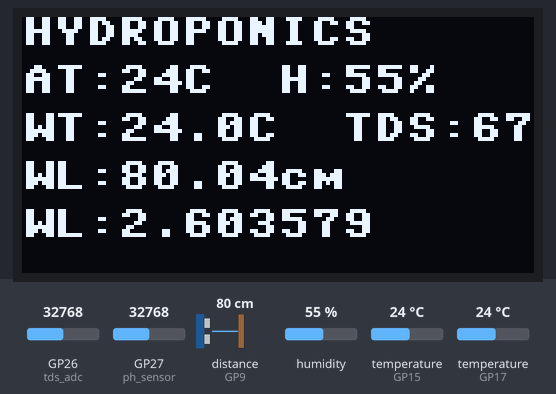
Simulated run of this program. Board: Raspberry Pi Pico running MicroPython. On the bench: 128×64 one-colour display. The test bench sets the inputs (shaded band); at power-on: distance to the obstacle (sensor on GP9) 80 cm, humidity 55 %, temperature (sensors on GP15, GP17) 24 °C, GP26 (tds_adc) = 32768, GP27 (ph_sensor) = 32768 (analog values on the 0–65535 scale). The echo pulse lasts 58.3 µs per cm; what the program prints to the serial console is not drawn.

Above: at 1.2 s.
1.3 s: distance to the obstacle (sensor on GP9) set to 2 cm
At 2.1 s:
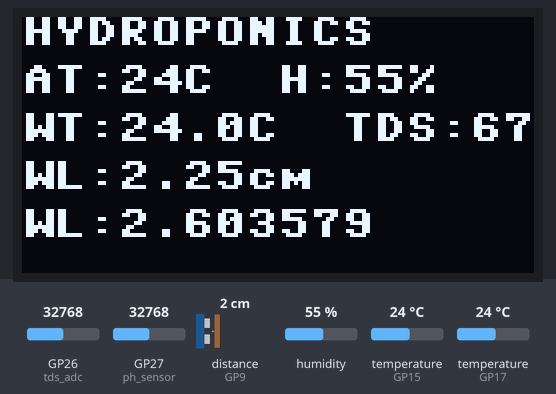
3.2 s: humidity set to 22 %
At 5.1 s:
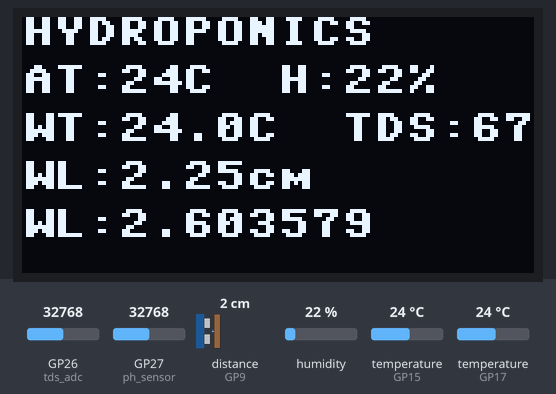
5.6 s: temperature (sensor on GP15) set to 12 °C
At 6.9 s:
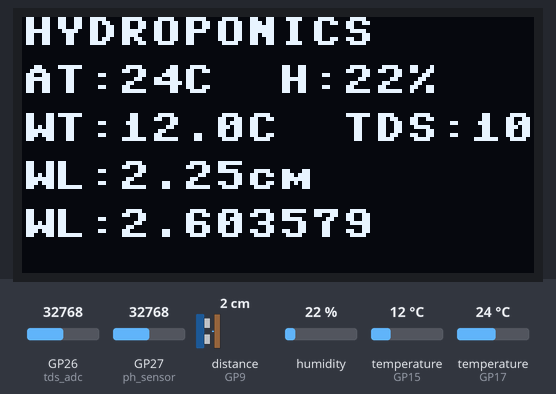
8.0 s: GP26 (tds_adc) set to 45874
At 8.9 s:
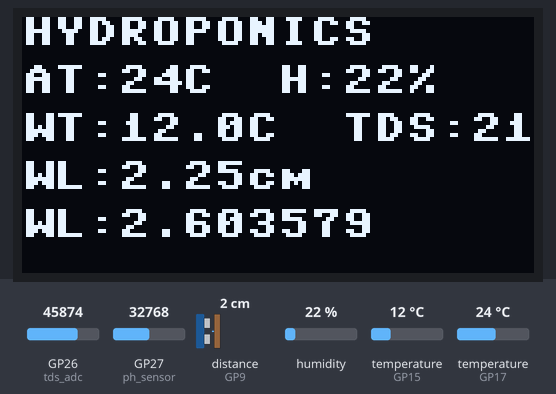
9.6 s: GP27 (ph_sensor) set to 45874
At 10.9 s:
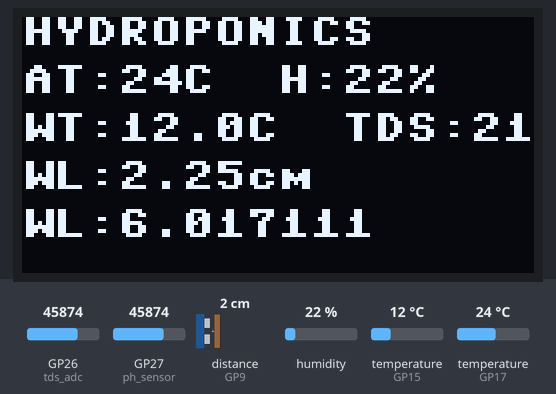
11.3 s: temperature (sensor on GP17) set to 12 °C
At 12.8 s:
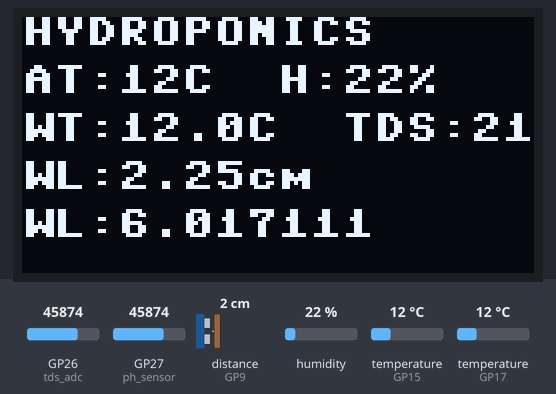
Timing chart, 0 to 14.3 s (numbered marks = the images above; inputs shaded):
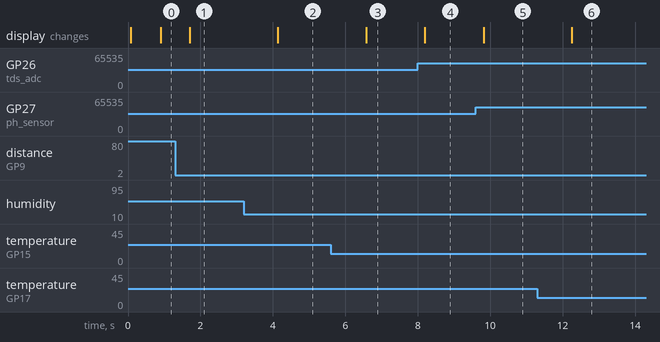

The program:

sensors_actuator.py
```python
"""
sensor_actuator.py
Modular interface for sensors and actuators on Raspberry Pi Pico (MicroPython)
Supports:
 - DHT11 (temperature/humidity)
 - DS18B20 (water temperature)
 - TDS sensor (water quality)
 - Ultrasonic sensor (water level)
 - SSD1306 OLED display
"""

from machine import Pin, ADC, SoftI2C
from ssd1306 import SSD1306_I2C
import onewire, ds18x20, dht, utime, time


# ==============================
# OLED DISPLAY CLASS
# ==============================
class OledDisplay:
    def __init__(self, sda=0, scl=1):
        i2c = SoftI2C(sda=Pin(sda), scl=Pin(scl))
        self.oled = SSD1306_I2C(128, 64, i2c)

    def clear(self):
        self.oled.fill(0)

    def show_text(self, lines):
        """Display lines of text (list of strings)"""
        self.clear()
        y = 0
        for line in lines:
            self.oled.text(line, 0, y)
            y += 12
        self.oled.show()


# ==============================
# SENSOR MODULE
# ==============================
class SensorModule:
    def __init__(self):
        # --- Sensor pins ---
        self.tds_adc = ADC(Pin(26))         # TDS analog input
        self.ds_pin = Pin(15)                # DS18B20
        self.dht_pin = Pin(17, Pin.IN)       # DHT11
        self.trigger = Pin(8, Pin.OUT)       # Ultrasonic trigger
        self.echo = Pin(9, Pin.IN)           # Ultrasonic echo
        self.ph_sensor = ADC(Pin(27))


        # --- Calibration values ---
        self.VREF = 3.3
        self.K_VALUE = 0.5
        self.water_temp = 25.0  # Default, updated by DS18B20
        self.ADC_RESOLUTION = 65535
        self.voltage_at_pH4 = 1.92   # volts (example, measure in your setup)
        self.voltage_at_pH7 = 2.50
        self.slope = (7.0 - 4.0) / (self.voltage_at_pH7 - self.voltage_at_pH4)

        # --- Sensor setup ---
        self.dht_sensor = dht.DHT11(self.dht_pin)
        self.ds_sensor = ds18x20.DS18X20(onewire.OneWire(self.ds_pin))
        self.roms = self.ds_sensor.scan()
        print("✅ Found DS18B20 devices:", self.roms)

        # --- OLED ---
        self.display = OledDisplay()

    # ------------------------------
    # Individual sensor readings
    # ------------------------------

    def read_ph(self):
        # Read raw ADC value
        self.raw = self.ph_sensor.read_u16()
        self.voltage = (self.raw / self.ADC_RESOLUTION) * self.VREF

        # Convert voltage to pH using calibration
        self.ph_value = 7.0 + (self.voltage - self.voltage_at_pH7) * self.slope
        return self.ph_value, self.voltage

    def read_dht(self):
        try:
            self.dht_sensor.measure()
            temp = self.dht_sensor.temperature()
            hum = self.dht_sensor.humidity()
            return temp, hum
        except Exception as e:
            print("❌ DHT11 error:", e)
            return None, None

    def read_ds18b20(self):
        try:
            self.ds_sensor.convert_temp()
            time.sleep_ms(750)
            for rom in self.roms:
                temp = self.ds_sensor.read_temp(rom)
                if temp is not None:
                    self.water_temp = temp
                    return temp
        except Exception as e:
            print("❌ DS18B20 error:", e)
        return None

    def read_tds(self):
        try:
            raw = self.tds_adc.read_u16()
            voltage = (raw / 65535) * self.VREF

            comp_coeff = 1.0 + 0.02 * (self.water_temp - 25.0)
            comp_voltage = voltage / comp_coeff

            tds = (
                133.42 * comp_voltage**3
                - 255.86 * comp_voltage**2
                + 857.39 * comp_voltage
            ) * self.K_VALUE

            return round(tds, 2), round(voltage, 2)
        except Exception as e:
            print("❌ TDS read error:", e)
            return None, None

    def read_ultrasonic(self):
        try:
            self.trigger.low()
            utime.sleep_us(2)
            self.trigger.high()
            utime.sleep_us(5)
            self.trigger.low()

            while self.echo.value() == 0:
                signaloff = utime.ticks_us()
            while self.echo.value() == 1:
                signalon = utime.ticks_us()

            timepassed = signalon - signaloff
            distance = (timepassed * 0.0343) / 2
            return round(distance, 2)
        except Exception as e:
            print("❌ Ultrasonic read error:", e)
            return None

    # ------------------------------
    # Unified data collector
    # ------------------------------
    def read_all_sensors(self):
        ambient_temp, humidity = self.read_dht()
        water_temp = self.read_ds18b20()
        tds, voltage = self.read_tds()
        distance = self.read_ultrasonic()
        ph, v = self.read_ph()

        readings = {
            "ambient_temp": ambient_temp,
            "humidity": humidity,
            "water_temp": water_temp,
            "tds": tds,
            #"tds_voltage": voltage,
            "water_level": distance,
            "ph":ph
        }

        self.display_data(readings)
        return readings

    # ------------------------------
    # Display readings on OLED
    # ------------------------------
    def display_data(self, readings):
        lines = [
            "HYDROPONICS",
            f"AT:{readings['ambient_temp']}C  H:{readings['humidity']}%",
            f"WT:{readings['water_temp']}C  TDS:{readings['tds']}ppm",
            f"WL:{readings['water_level']}cm",
            f"WL:{readings['ph']}",
        ]
        self.display.show_text(lines)


# ==============================
# DEMO LOOP (for testing)
# ==============================
if __name__ == "__main__":
    sensor_module = SensorModule()

    while True:
        data = sensor_module.read_all_sensors()
        print("Sensor Readings:", data)
        # time.sleep(2)
```

Measured:
- after the input at 1.3 s, the display: changes after 0.41 s (image 1)
- after the input at 3.2 s, the display: changes after 0.94 s (image 2)
- after the input at 5.6 s, the display: changes after 0.97 s (image 3)
- after the input at 8.0 s, the display: changes after 0.19 s (image 4)
- after the input at 9.6 s, the display: changes after 0.22 s (image 5)
- after the input at 11.3 s, the display: changes after 0.95 s (image 6)
